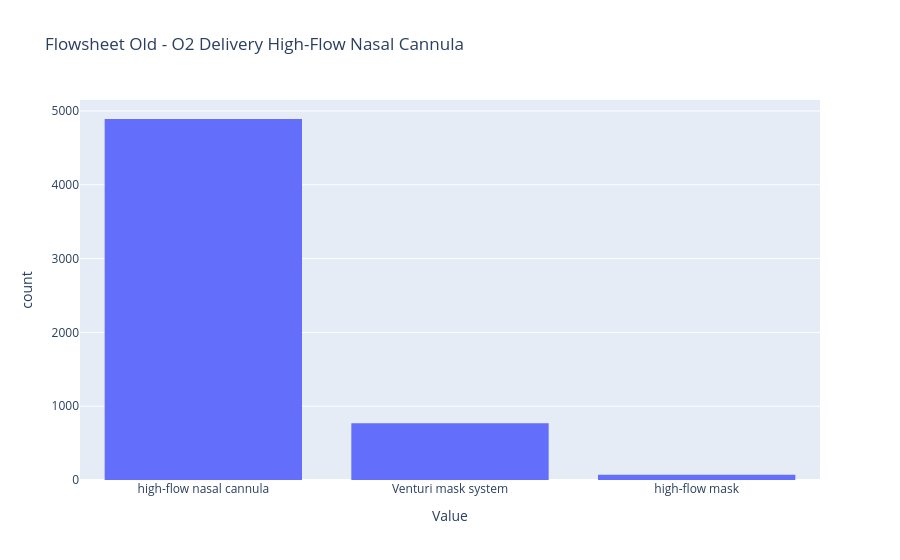

Notebook code for this chart:
### Code cell
fig = px.histogram(flowsheets_old.filter(pl.col("Event_Grouper") == "O2 Delivery High-Flow Nasal Cannula").to_pandas(), x="Value", title="Flowsheet Old - O2 Delivery High-Flow Nasal Cannula")
fig.update_xaxes(categoryorder='total descending')

### Figure 1 — Plotly figure (JSON) as saved in the notebook; plotly's stock layout.template omitted (floating-point values rounded to 4 significant figures; data arrays with more than 128 entries replaced by an {"elided": "..."} marker saying what was removed)
{"data": [{"alignmentgroup": "True", "bingroup": "x", "hovertemplate": "Value=%{x}<br>count=%{y}<extra></extra>", "legendgroup": "", "marker": {"color": "#636efa", "pattern": {"shape": ""}}, "name": "", "offsetgroup": "", "orientation": "v", "showlegend": false, "type": "histogram", "x": {"elided": "5730 str values"}, "xaxis": "x", "yaxis": "y"}], "layout": {"barmode": "relative", "legend": {"tracegroupgap": 0}, "title": {"text": "Flowsheet Old - O2 Delivery High-Flow Nasal Cannula"}, "xaxis": {"anchor": "y", "categoryorder": "total descending", "domain": [0, 1], "title": {"text": "Value"}}, "yaxis": {"anchor": "x", "domain": [0, 1], "title": {"text": "count"}}}}
